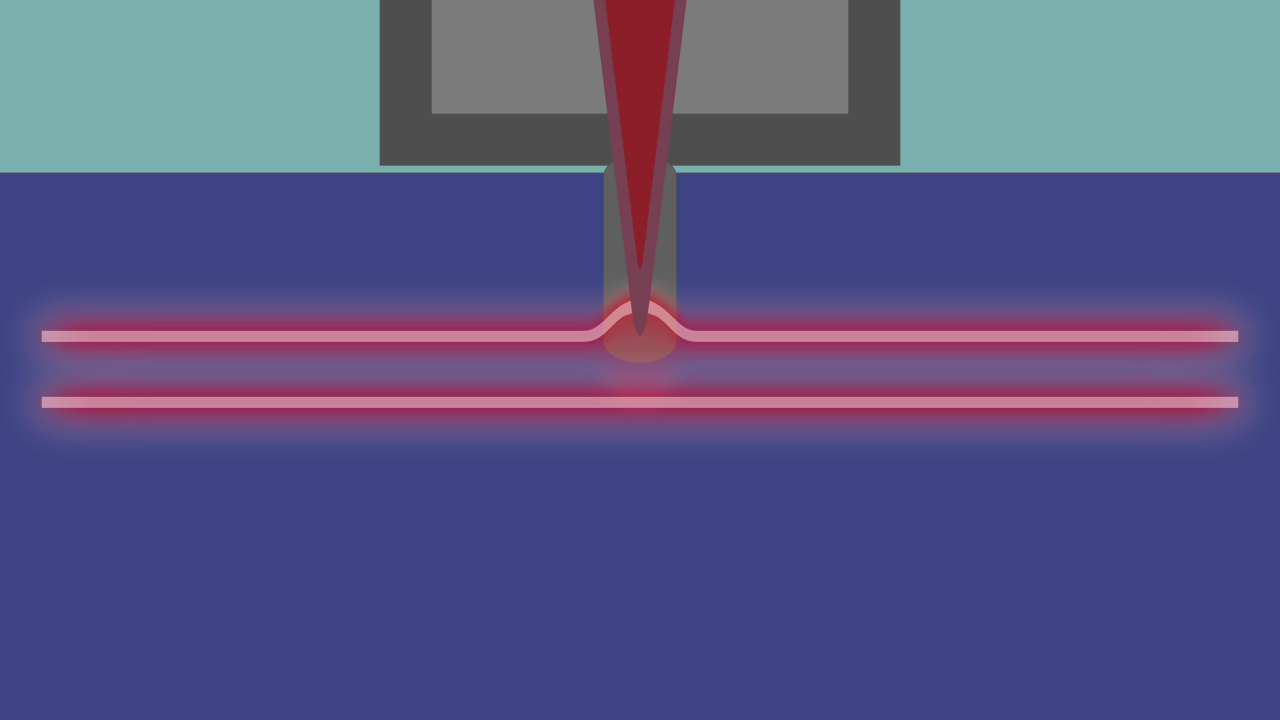
#> input picture sample_videos/front_frames/front_frame11.jpeg, 3840 x 2160 px, given in place of front_frame0.jpeg, which was not available (shown at 1/3 size)
$ python image_observation.py   (older library calls are emulated)
#> lines starting #> are read from the running program, lines starting #| are printed output that depends on the picture; after the words box and inside, x2 and y2 are one past the last pixel; in counts of white or black regions, pixels touching at a corner belong together; pictures that were not available may be replaced by others from this repository, and a replacement may not be noted
import cv2
import sys
import os
import numpy as np
from matplotlib import pyplot as plt

front_frame_folder = '/Users/william/Documents/MMINT_Research/printer_laser_sensor/sample_videos/front_frames'
rear_frame_folder = '/Users/william/Documents/MMINT_Research/printer_laser_sensor/sample_videos/rear_frames'

frame_rate = 29.97

def get_num_frames(folder):
    num_frames = 0
    for file in os.listdir(folder):
        if file.endswith(".jpeg"):
            num_frames += 1
#> pass 2 of the loop in get_num_frames, `for file in os.listdir(folder):`:
    return num_frames

def convert_image_to_hsv(image):
    hsv_image = cv2.cvtColor(image, cv2.COLOR_BGR2HSV)
    return hsv_image

front_num_frames = get_num_frames(front_frame_folder)

rear_num_frames = get_num_frames(rear_frame_folder)

#focus on lower part of image based on given percentage
def focus_on_lower_part_percentage(image, percentage):
    height, width, channels = image.shape
    image = image[height-int(height*percentage):height, 0:width]
    return image

#focus on upper part of image based on given percentage
def focus_on_upper_part_percentage(image, percentage):
    height, width, channels = image.shape
    image = image[0:int(height*percentage), 0:width]
    return image

#create an array of white pixel coordinates for given binary mask
def get_white_pixel_coordinates(mask):
    white_pixel_coordinates = np.argwhere(mask)
    return white_pixel_coordinates

#focus on lower part of image based on given pixel count
def focus_on_lower_part(image, pixel_count):
    height, width, channels = image.shape
    image = image[height-pixel_count:height, 0:width]
    return image

#edge detection
def edge_detection(image):
    edges = cv2.Canny(image,100,200)
    return edges

#crop image horizontally around center by percent
def crop_image_horizontally(image, percent):
    height, width, channels = image.shape
    image = image[0:height, int(width/2 - width*percent/2):int(width/2 + width*percent/2)]
    return image

#make image grayscale
def make_image_grayscale(image):
    gray_image = cv2.cvtColor(image, cv2.COLOR_BGR2GRAY)
    return gray_image

#organize datapoints in numpy array based on horizontal coordinate and find the average vertical coordinate for each horizontal coordinate
def organize_datapoints_by_horizontal_coordinate(datapoints):
    horizontal_coordinates = np.unique(datapoints[:,1])
    organized_datapoints = np.zeros((len(horizontal_coordinates), 2))
    for i in range(len(horizontal_coordinates)):
        organized_datapoints[i,1] = horizontal_coordinates[i]
        organized_datapoints[i,0] = np.mean(datapoints[datapoints[:,1] == horizontal_coordinates[i],0])
    return organized_datapoints

#integrate discrete datapoints in numpy array
def integrate_datapoints(datapoints):
    integrated_datapoints = np.zeros((len(datapoints), 2))
    integrated_datapoints[0,0] = datapoints[0,0]
    integrated_datapoints[0,1] = datapoints[0,1]
    for i in range(1,len(datapoints)):
        integrated_datapoints[i,0] = integrated_datapoints[i-1,0] + datapoints[i,0]
        integrated_datapoints[i,1] = datapoints[i,1]
    return integrated_datapoints

#sobel edge detection
def sobel_edge_detection(image):
    edgesX = cv2.Sobel(make_image_grayscale(image),cv2.CV_64F,1,0,ksize=5)
    edgesY = cv2.Sobel(make_image_grayscale(image),cv2.CV_64F,0,1,ksize=5)
    intensity = np.sqrt(np.square(edgesX) + np.square(edgesY))
    angle = np.arctan2(edgesY, edgesX)
    angle[angle<0] = angle[angle<0] + 3.141592653
    edges = np.zeros_like(angle)
    edges[intensity > 0.5] = 1
    edges_angle = edges*(-0.2+1.4*angle/(3.141592653))
    return edges_angle

#extract a red line from an image
def extract_red_line(image):
    hsv_image = convert_image_to_hsv(image)
    #define the range of red color in HSV
    lower_red = np.array([160, 80, 160])
    upper_red = np.array([200, 100, 255])
    # Threshold the HSV image to get only red colors
    mask = cv2.inRange(hsv_image, lower_red, upper_red)
    # Bitwise-AND mask and original image
    res = cv2.bitwise_and(image, image, mask=mask)
    return res

#remove small connected areas from binary mask
def remove_small_connected_areas(mask):
    #remove small connected areas
    kernel = np.ones((10,10),np.uint8)
    mask = cv2.morphologyEx(mask, cv2.MORPH_OPEN, kernel)
    return mask

#smooth image
def smooth_image(image):
    kernel = np.ones((10,10),np.float32)/25
    smoothed_image = cv2.filter2D(image,-1,kernel)
    return smoothed_image

#iterate through the front frames only and show each of them with a pause in between
front_area = np.zeros((front_num_frames, 1))
for i in range(front_num_frames):
    front_frame_path = str(front_frame_folder)+"/front_frame"+str(i)+".jpeg"
    front_frame = focus_on_upper_part_percentage(crop_image_horizontally(focus_on_lower_part_percentage(cv2.imread(front_frame_path),0.51), 0.5),0.5)
#> in focus_on_lower_part_percentage, `height, width, channels = image.shape`: height = 2160; width = 3840; channels = 3
#> in focus_on_lower_part_percentage, `image = image[height-int(height*percentage):height, 0:width]`:
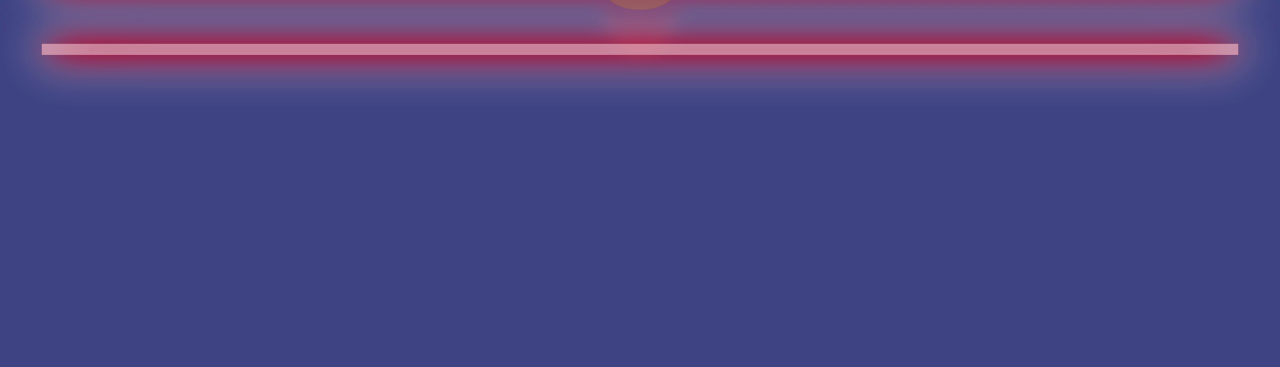
#> image: shape (1101, 3840, 3) (shown at 1/3 size); mean of channels 0, 1, 2 129.9, 70.3, 77.9; drawn as B, G, R
#> in crop_image_horizontally, `height, width, channels = image.shape`: height = 1101; width = 3840; channels = 3
#> in crop_image_horizontally, `image = image[0:height, int(width/2 - width*percent/2):int(width/2 + w..`:
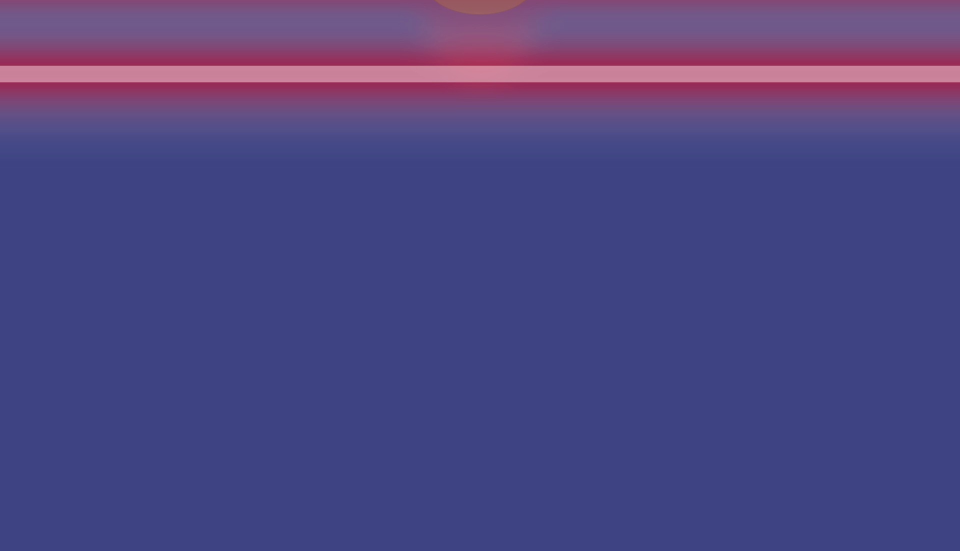
#> image: shape (1101, 1920, 3) (shown at 1/2 size); mean of channels 0, 1, 2 129.6, 70.4, 79.2; drawn as B, G, R
#> in focus_on_upper_part_percentage, `height, width, channels = image.shape`: height = 1101; width = 1920; channels = 3
#> in focus_on_upper_part_percentage, `image = image[0:int(height*percentage), 0:width]`:
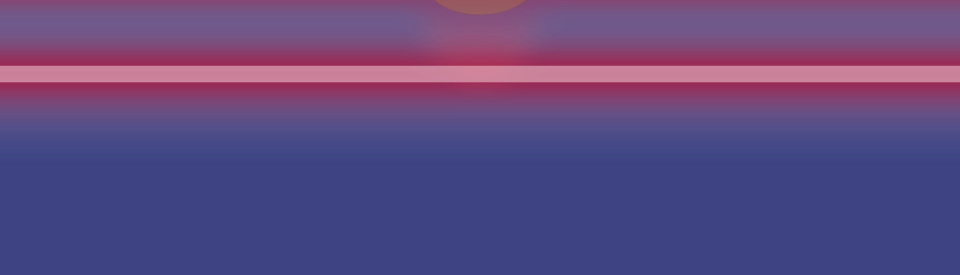
#> image: shape (550, 1920, 3) (shown at 1/2 size); mean of channels 0, 1, 2 128.3, 73.7, 96.4; drawn as B, G, R
    hsv_front_frame = convert_image_to_hsv(front_frame)
#> in convert_image_to_hsv, `hsv_image = cv2.cvtColor(image, cv2.COLOR_BGR2HSV)`: hsv_image: shape (550, 1920, 3); mean H, S, V 133.5, 123.2, 137.6
    redline_front_frame = extract_red_line(front_frame)
#> in extract_red_line, `mask = cv2.inRange(hsv_image, lower_red, upper_red)`:
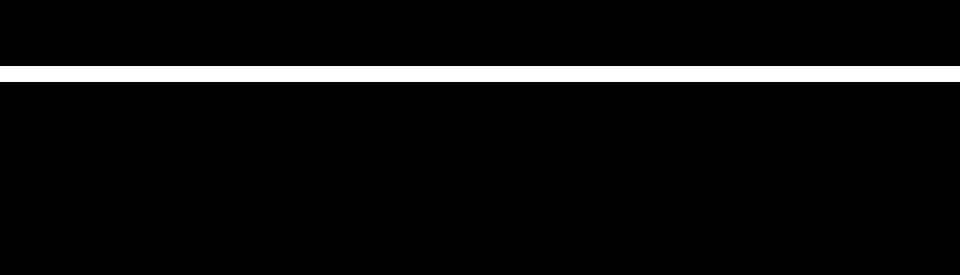
#> mask: shape (550, 1920) (shown at 1/2 size); 5.8% white; 1 white region, box (x1, y1, x2, y2) and area: (0, 132, 1920, 164) 61379
#> in extract_red_line, `res = cv2.bitwise_and(image, image, mask=mask)`:
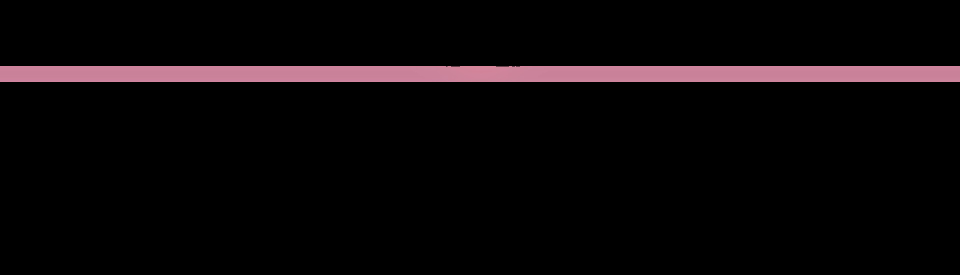
#> res: shape (550, 1920, 3) (shown at 1/2 size); mean of channels 0, 1, 2 9, 7.6, 11.8; drawn as B, G, R
    cleaned_front_frame = smooth_image(remove_small_connected_areas(redline_front_frame))
    edge_detected_front_frame = edge_detection(cleaned_front_frame)
#> in edge_detection, `edges = cv2.Canny(image,100,200)`:
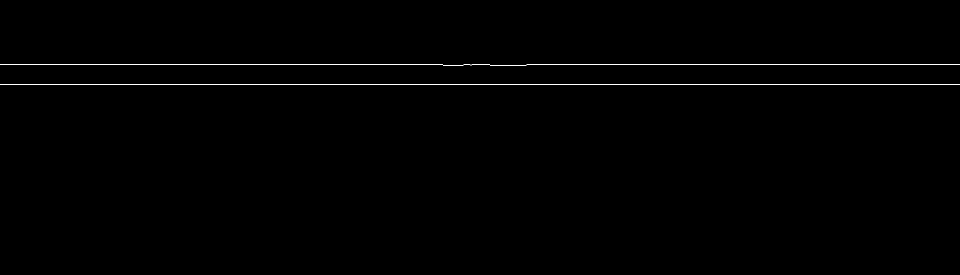
#> edges: shape (550, 1920) (shown at 1/2 size); 0.36% white in thin lines or dots, all inside (x1, y1, x2, y2) = (0, 129, 1920, 170)
    coordinates = get_white_pixel_coordinates(edge_detected_front_frame)
#> in get_white_pixel_coordinates, `white_pixel_coordinates = np.argwhere(mask)`: white_pixel_coordinates = 3840 pairs, first value 129 to 169, second value 0 to 1919
#> coordinates has the same summary as white_pixel_coordinates in get_white_pixel_coordinates
    organized_coordinates = organize_datapoints_by_horizontal_coordinate(coordinates)
#> in organize_datapoints_by_horizontal_coordinate, `horizontal_coordinates = np.unique(datapoints[:,1])`: horizontal_coordinates = 1920 values from 0 to 1919
#> in organize_datapoints_by_horizontal_coordinate, `organized_datapoints = np.zeros((len(horizontal_coordinates), 2))`: organized_datapoints = 1920 pairs, first value 0 to 0, second value 0 to 0
#> after the loop in organize_datapoints_by_horizontal_coordinate, `for i in range(len(horizontal_coordinates)):`: organized_datapoints = 1920 pairs, first value 148.5 to 149.5, second value 0 to 1919
#> organized_coordinates has the same summary as organized_datapoints in organize_datapoints_by_horizontal_coordinate
    #plt.figure(1)
    #plt.scatter(coordinates[:,1], coordinates[:,0], s=1, c='r', marker="s", label='redline')
    #plt.plot(organized_coordinates[:,1], organized_coordinates[:,0], c='m', label='redline')
    organized_coordinates[:,0] = organized_coordinates[:,0] - organized_coordinates[0,0]
    integrated_coordinates = integrate_datapoints(organized_coordinates)
#> in integrate_datapoints, `integrated_datapoints = np.zeros((len(datapoints), 2))`: integrated_datapoints = 1920 pairs, first value 0 to 0, second value 0 to 0
#> after the loop in integrate_datapoints, `for i in range(1,len(datapoints)):`: integrated_datapoints = 1920 pairs, first value 0 to 72, second value 0 to 1919
#> integrated_coordinates has the same summary as integrated_datapoints in integrate_datapoints
    # [6 lines of commented-out code are left out]
    front_area[i] = integrated_coordinates[-1,0]
#> pass 2 of the loop `for i in range(front_num_frames):`:
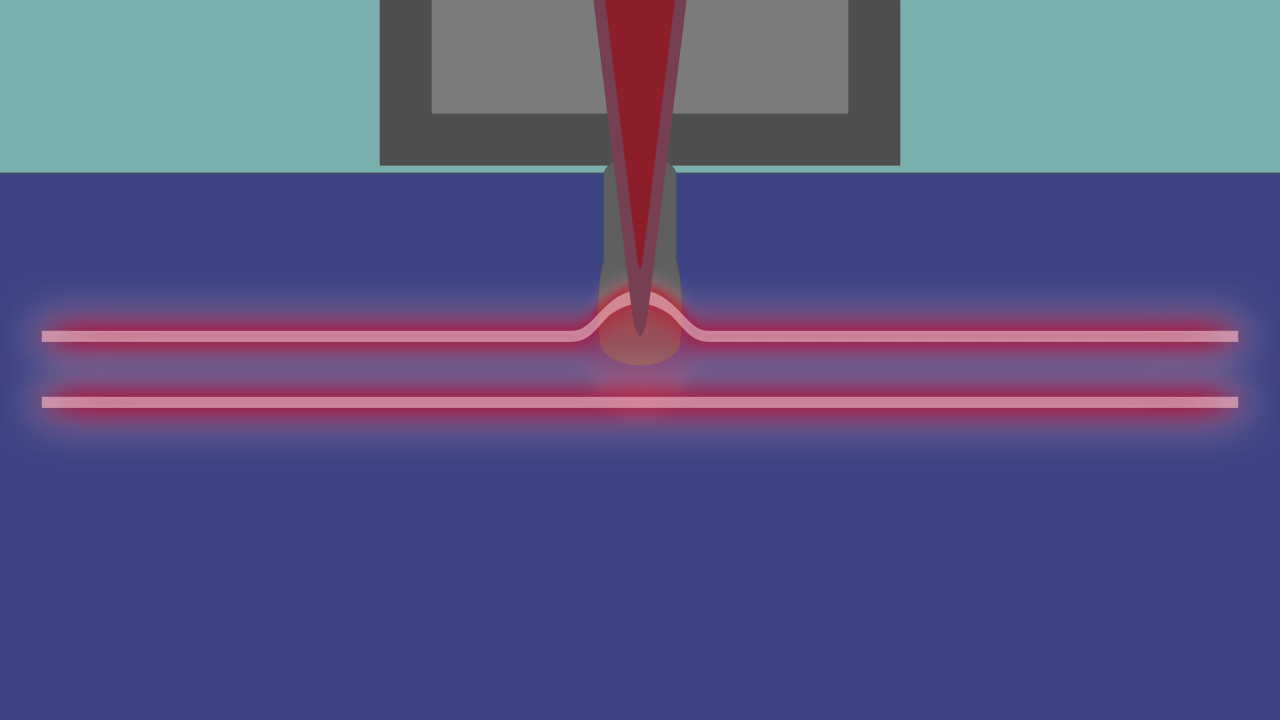
#> input picture sample_videos/front_frames/front_frame151.jpeg, 3840 x 2160 px, given in place of front_frame1.jpeg, which was not available (shown at 1/3 size)
#> hsv_image: shape (550, 1920, 3); mean H, S, V 133.7, 123.3, 137.8
#> in extract_red_line (call 2), `mask = cv2.inRange(hsv_image, lower_red, upper_red)`:
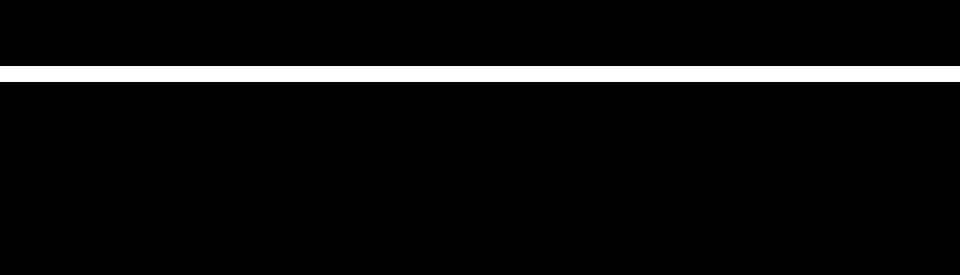
#> mask: shape (550, 1920) (shown at 1/2 size); 5.8% white; 1 white region, box (x1, y1, x2, y2) and area: (0, 132, 1920, 164) 61362
#> in edge_detection (call 2), `edges = cv2.Canny(image,100,200)`:
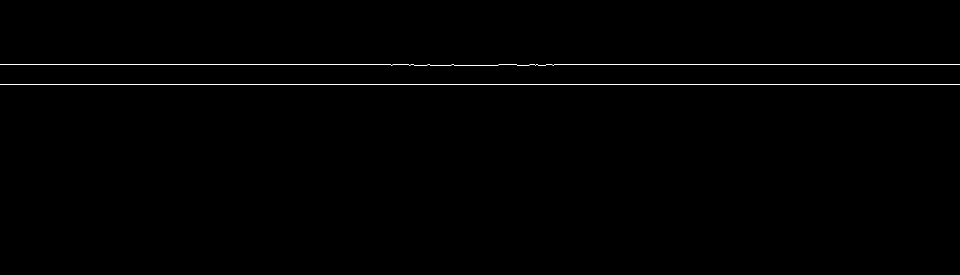
#> edges: shape (550, 1920) (shown at 1/2 size); 0.36% white in thin lines or dots, all inside (x1, y1, x2, y2) = (0, 129, 1920, 170)
#> organized_coordinates = 1920 pairs, first value 148.5 to 150, second value 0 to 1919
#> integrated_coordinates = 1920 pairs, first value 0 to 156.5, second value 0 to 1919
#> (the run stopped early here; a loop or call above may not have finished)
